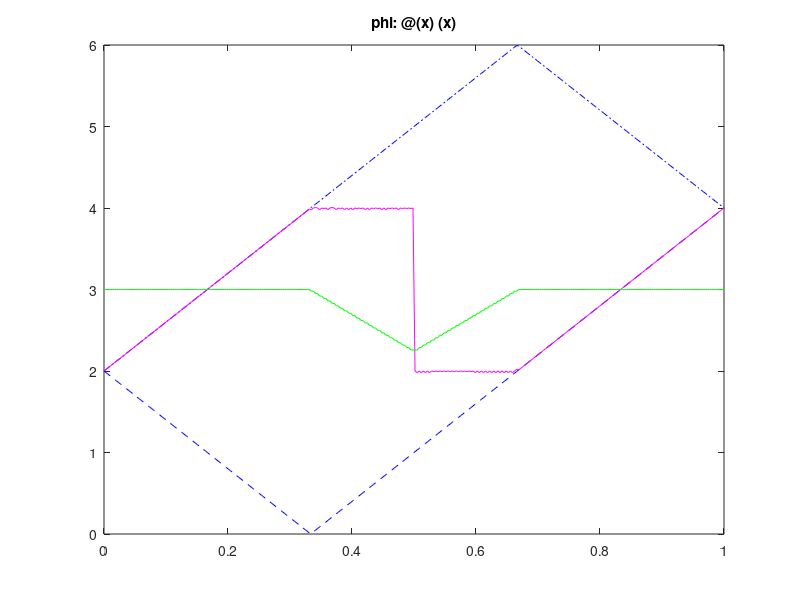

The MATLAB source for this figure:
% Tests the point which minimizes the diameter

GRID_SIZE = 300;

% debuggin
DEBUG = false;
% DEBUG = true;
if DEBUG
  stop_grid_iter = 100;
  stop_val_iter = 80;
end

% params for the experiment
L = 6;
y0 = 2;
y1 = 4;
x0 = 0;
x1 = 1;
% Determine the transformation
% phi = @(x) exp(x);
% phi = @(x) x.^2;
phi = @(x) (x);

grid = linspace(0, 1, GRID_SIZE)';

upper_bounds = min(y0 + L*abs(grid - x0), y1 + L*abs(grid - x1));
lower_bounds = max(y0 - L*abs(grid - x0), y1 - L*abs(grid - x1));

plot(grid, lower_bounds, 'b--'); hold on,
plot(grid, upper_bounds, 'b-.');
adverse_points = zeros(GRID_SIZE, 1);
adverse_vals = zeros(GRID_SIZE, 1);

for grid_iter = 1:GRID_SIZE

  possible_vals = linspace(lower_bounds(grid_iter), upper_bounds(grid_iter), ...
                           GRID_SIZE)';
  diameters = zeros(GRID_SIZE, 1);
  for val_iter = 1:GRID_SIZE
    % form upper and lower bounds for each value
    local_ub = possible_vals(val_iter) + L*abs(grid - grid(grid_iter));
    local_lb = possible_vals(val_iter) - L*abs(grid - grid(grid_iter));
    ub =  min(upper_bounds, local_ub);
    lb =  max(lower_bounds, local_lb);

    diffs = phi(ub) - phi(lb);
    diameters(val_iter) = max(diffs);

    if DEBUG
      if grid_iter == stop_grid_iter && val_iter == stop_val_iter
        plot(grid, lb, 'k--'); hold on,
        plot(grid, ub, 'k-.');
        plot(grid, diffs / max(diffs) * 3, 'c');
        diameters(val_iter),
        pause;
      end
    end

  end

  if DEBUG
    if grid_iter == stop_grid_iter
      f1 = gcf();
      figure;
      plot(diameters); 
      pause
      figure(f1);
    end
  end

  [max_val, max_idx] = max(diameters);
  adverse_points(grid_iter) = possible_vals(max_idx);
  adverse_vals(grid_iter) = max_val;
end

plot(grid, adverse_points, 'm');
plot(grid, adverse_vals/ max(adverse_vals) * 3, 'g');
title_str = sprintf('phi: %s', func2str(phi));
title(title_str);
